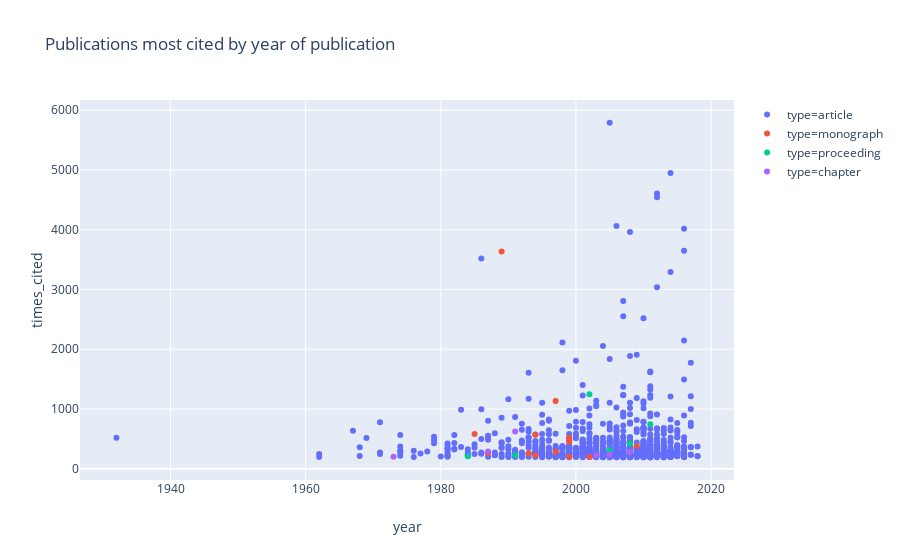

Notebook code cell kept with this figure:
### Markdown cell above
## Publications most cited by year of publication

### Code cell
px.scatter(df, x="year", y="times_cited", color="type", hover_name="title", 
           hover_data=['type', 'doi', 'year', 'times_cited', 'journal.title'], 
           height=600, title="Publications most cited by year of publication")

### Figure 1 — Plotly figure (JSON) as saved in the notebook; plotly's stock layout.template omitted (floating-point values rounded to 4 significant figures; data arrays with more than 128 entries replaced by an {"elided": "..."} marker saying what was removed)
{"data": [{"customdata": {"elided": "974x5 mixed values"}, "hoverlabel": {"namelength": 0}, "hovertemplate": "<b>%{hovertext}</b><br><br>type=%{customdata[0]}<br>year=%{customdata[2]}<br>times_cited=%{customdata[3]}<br>doi=%{customdata[1]}<br>journal.title=%{customdata[4]}", "hovertext": {"elided": "974 str values"}, "legendgroup": "type=article", "marker": {"color": "#636efa", "symbol": "circle"}, "mode": "markers", "name": "type=article", "showlegend": true, "type": "scatter", "uid": "c2ab5a4c-85b5-4963-8d34-28e819705d32", "x": {"elided": "974 int values"}, "xaxis": "x", "y": {"elided": "974 int values"}, "yaxis": "y"}, {"customdata": [["monograph", "10.1007/978-3-662-02581-9", 1989, 3637, null], ["monograph", "10.1007/978-0-8176-4755-1", 1997, 1135, null], ["monograph", "10.1007/978-1-4757-5323-3", 1985, 584, null], ["monograph", "10.1007/978-1-4419-8524-8", 1994, 568, null], ["monograph", "10.1007/978-3-642-58412-1", 1999, 520, null], ["monograph", "10.1007/978-1-4471-0549-7", 1999, 452, null], ["monograph", "10.1007/978-1-84628-642-1", 2009, 382, null], ["monograph", "10.1007/978-1-4612-2020-6", 1997, 287, null], ["monograph", "10.1007/978-3-642-84942-8", 1993, 261, null], ["monograph", "10.1007/978-1-4899-3614-1", 1987, 261, null], ["monograph", "10.1007/978-1-4612-4284-0", 1994, 226, null], ["monograph", "10.1007/978-3-662-03952-6", 1999, 202, null], ["monograph", "10.1007/978-3-662-04929-7", 2002, 198, null]], "hoverlabel": {"namelength": 0}, "hovertemplate": "<b>%{hovertext}</b><br><br>type=%{customdata[0]}<br>year=%{customdata[2]}<br>times_cited=%{customdata[3]}<br>doi=%{customdata[1]}<br>journal.title=%{customdata[4]}", "hovertext": ["Nonlinear Control Systems, An Introduction", "Optimal Control and Viscosity Solutions of Hamilton-Jacobi-Bellman Equations", "Geometry of Algebraic Curves, Volume I", "The Mathematical Theory of Dilute Gases", "Complexity and Approximation, Combinatorial Optimization Problems and Their Approximability Properties", "Nonlinear Control Systems II", "Robotics, Modelling, Planning and Control", "Output Regulation of Uncertain Nonlinear Systems", "Products of Random Matrices, in Statistical Physics", "Elliptic Differential Equations and Obstacle Problems", "Mathematical Theory of Incompressible Nonviscous Fluids", "Statistical Mechanics, A Short Treatise", "Quantum Theory and Its Stochastic Limit"], "legendgroup": "type=monograph", "marker": {"color": "#EF553B", "symbol": "circle"}, "mode": "markers", "name": "type=monograph", "showlegend": true, "type": "scatter", "uid": "30b5d5fc-dc8b-4451-a136-d313891ce16d", "x": [1989, 1997, 1985, 1994, 1999, 1999, 2009, 1997, 1993, 1987, 1994, 1999, 2002], "xaxis": "x", "y": [3637, 1135, 584, 568, 520, 452, 382, 287, 261, 261, 226, 202, 198], "yaxis": "y"}, {"customdata": [["proceeding", "10.1145/543613.543644", 2002, 1248, null], ["proceeding", "10.1109/icra.2011.5979949", 2011, 745, null], ["proceeding", "10.1145/1460877.1460889", 2008, 424, null], ["proceeding", "10.1109/robot.2005.1570477", 2005, 310, null], ["proceeding", "10.1109/cdc.1991.261620", 1991, 228, null], ["proceeding", "10.1109/cdc.1984.272107", 1984, 208, null]], "hoverlabel": {"namelength": 0}, "hovertemplate": "<b>%{hovertext}</b><br><br>type=%{customdata[0]}<br>year=%{customdata[2]}<br>times_cited=%{customdata[3]}<br>doi=%{customdata[1]}<br>journal.title=%{customdata[4]}", "hovertext": ["Data integration: a theoretical perspective", "g2O: A General Framework for Graph Optimization", "Scalable and efficient provable data possession", "Improving Grid-based SLAM with Rao-Blackwellized Particle Filters by Adaptive Proposals and Selective Resampling", "Control of mechanical systems with second-order nonholonomic constraints: underactuated manipulators", "Nonlinear feedback in robot arm control"], "legendgroup": "type=proceeding", "marker": {"color": "#00cc96", "symbol": "circle"}, "mode": "markers", "name": "type=proceeding", "showlegend": true, "type": "scatter", "uid": "a022174c-ad0a-4c59-860c-3e35a5c7c5d5", "x": [2002, 2011, 2008, 2005, 1991, 1984], "xaxis": "x", "y": [1248, 745, 424, 310, 228, 208], "yaxis": "y"}, {"customdata": [["chapter", "10.1016/s0065-3233(08)60197-7", 1991, 624, null], ["chapter", "10.1002/9780470110539.ch5", 1987, 290, null], ["chapter", "10.1016/s0065-308x(08)00202-9", 2008, 287, null], ["chapter", "10.1007/978-3-540-77688-8_5", 2008, 273, null], ["chapter", "10.1007/bfb0036073", 2005, 240, null], ["chapter", "10.1007/978-3-540-24593-3_4", 2003, 228, null], ["chapter", "10.1007/978-3-662-39776-3_3", 1973, 200, null]], "hoverlabel": {"namelength": 0}, "hovertemplate": "<b>%{hovertext}</b><br><br>type=%{customdata[0]}<br>year=%{customdata[2]}<br>times_cited=%{customdata[3]}<br>doi=%{customdata[1]}<br>journal.title=%{customdata[4]}", "hovertext": ["Protein Hydration and Function", "Assays for Superoxide Dismutase", "Chapter 2 Advances and Trends in the Molecular Systematics of Anisakid Nematodes, with Implications for their Evolutionary Ecology and Host—Parasite Co-evolutionary Processes", "Linking Data to Ontologies", "Feedback control of a nonholonomic car-like robot", "Automatic Composition of E-services That Export Their Behavior", "Existence Theorems in Elasticity"], "legendgroup": "type=chapter", "marker": {"color": "#ab63fa", "symbol": "circle"}, "mode": "markers", "name": "type=chapter", "showlegend": true, "type": "scatter", "uid": "b22865d5-3e6d-4a4c-93ca-2f1534051561", "x": [1991, 1987, 2008, 2008, 2005, 2003, 1973], "xaxis": "x", "y": [624, 290, 287, 273, 240, 228, 200], "yaxis": "y"}], "layout": {"autosize": true, "grid": {"xaxes": ["x"], "xgap": 0.1, "xside": "bottom", "yaxes": ["y"], "ygap": 0.1, "yside": "left"}, "legend": {"tracegroupgap": 0}, "title": {"text": "Publications most cited by year of publication"}, "xaxis": {"autorange": true, "range": [1927.0, 2023.0], "title": {"text": "year"}, "type": "linear"}, "yaxis": {"autorange": true, "range": [-180.9, 6164.0], "title": {"text": "times_cited"}, "type": "linear"}}}
